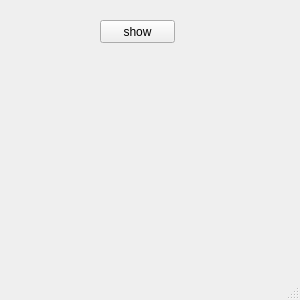
<?xml version="1.0" encoding="UTF-8"?>
<ui version="4.0">
 <class>MainWindow</class>
 <widget class="QMainWindow" name="MainWindow">
  <property name="geometry">
   <rect>
    <x>0</x>
    <y>0</y>
    <width>300</width>
    <height>300</height>
   </rect>
  </property>
  <property name="windowTitle">
   <string>MainWindow</string>
  </property>
  <widget class="QWidget" name="centralwidget">
   <widget class="QPushButton" name="pushButton">
    <property name="geometry">
     <rect>
      <x>100</x>
      <y>20</y>
      <width>75</width>
      <height>23</height>
     </rect>
    </property>
    <property name="text">
     <string>show</string>
    </property>
   </widget>
  </widget>
  <widget class="QMenuBar" name="menubar">
   <property name="geometry">
    <rect>
     <x>0</x>
     <y>0</y>
     <width>300</width>
     <height>21</height>
    </rect>
   </property>
  </widget>
  <widget class="QStatusBar" name="statusbar"/>
 </widget>
 <resources/>
 <connections/>
</ui>
